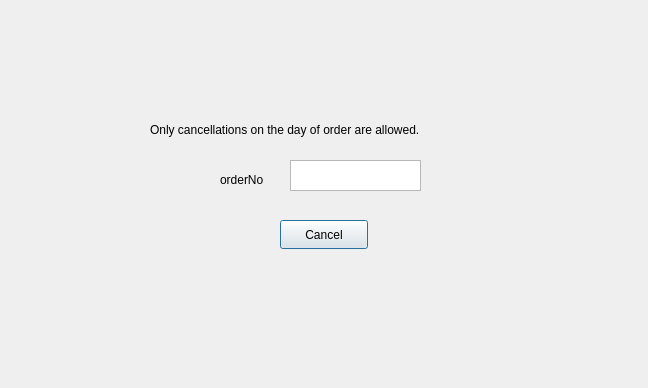
<?xml version="1.0" encoding="UTF-8"?>
<ui version="4.0">
 <class>delete_s3</class>
 <widget class="QDialog" name="delete_s3">
  <property name="geometry">
   <rect>
    <x>0</x>
    <y>0</y>
    <width>648</width>
    <height>388</height>
   </rect>
  </property>
  <property name="windowTitle">
   <string>Dialog</string>
  </property>
  <widget class="QLabel" name="label">
   <property name="geometry">
    <rect>
     <x>220</x>
     <y>170</y>
     <width>62</width>
     <height>20</height>
    </rect>
   </property>
   <property name="text">
    <string>orderNo</string>
   </property>
  </widget>
  <widget class="QPlainTextEdit" name="textEdit_orderNo">
   <property name="geometry">
    <rect>
     <x>290</x>
     <y>160</y>
     <width>131</width>
     <height>31</height>
    </rect>
   </property>
  </widget>
  <widget class="QPushButton" name="btn_cancel">
   <property name="geometry">
    <rect>
     <x>280</x>
     <y>220</y>
     <width>88</width>
     <height>29</height>
    </rect>
   </property>
   <property name="text">
    <string>Cancel</string>
   </property>
  </widget>
  <widget class="QLabel" name="label_2">
   <property name="geometry">
    <rect>
     <x>150</x>
     <y>120</y>
     <width>361</width>
     <height>20</height>
    </rect>
   </property>
   <property name="text">
    <string>Only cancellations on the day of order are allowed.</string>
   </property>
  </widget>
 </widget>
 <resources/>
 <connections/>
</ui>
